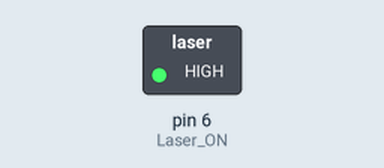
The sketch below on a simulated Arduino Uno, built with avr-gcc and run on an emulated ATmega328P. Shown: switched loads named in the sketch (green lamp = pin HIGH).

Above: at 0.1 s.
Timing chart, 0 to 1.6 s (numbered marks = the images above):
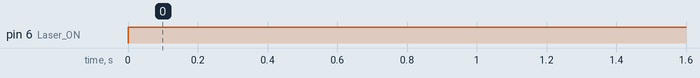

The sketch:

Laser_test.ino
```cpp
int switch1=1;
int Laser_ON=6;
int LED_grun_1=10;
int LED_grun_2=11;
int LED_orange=12;
int LED_rot=13;


void setup() {


pinMode(switch1,INPUT_PULLUP);
pinMode(Laser_ON,OUTPUT);


digitalWrite(Laser_ON,LOW);
}

void loop() {
  digitalWrite(Laser_ON,HIGH);

}
```

Measured:
- by itself, pin 6 (Laser_ON): LOW → HIGH at 0.00 s
